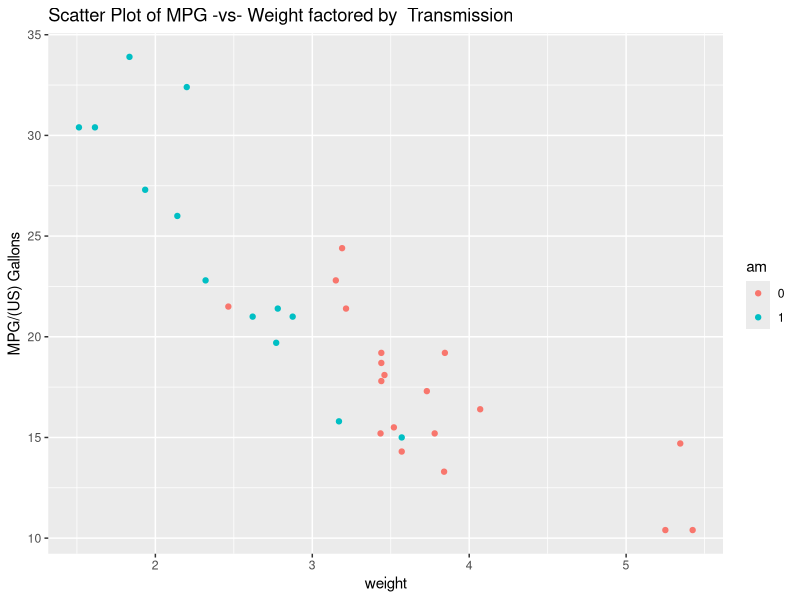
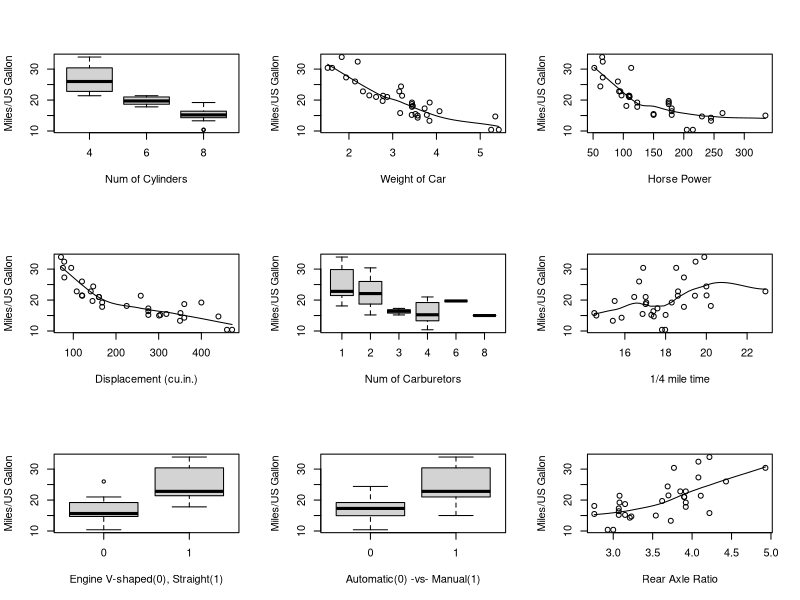
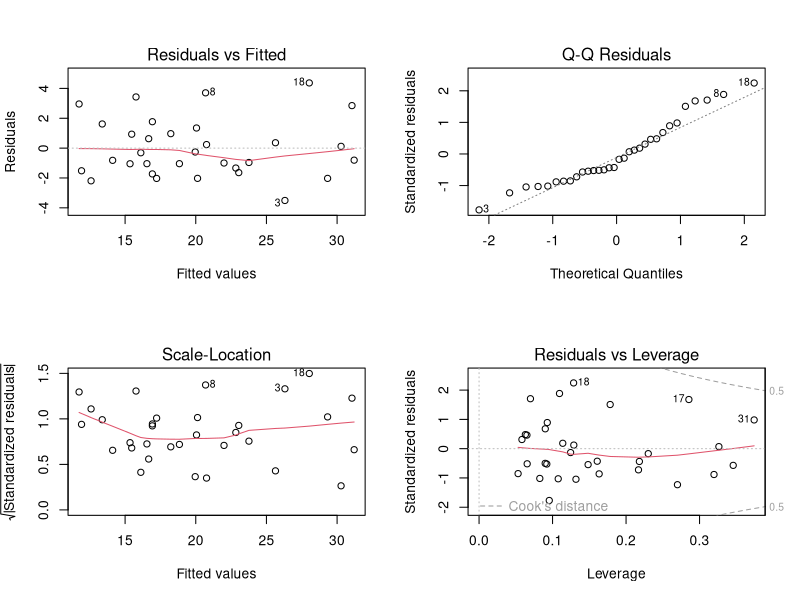
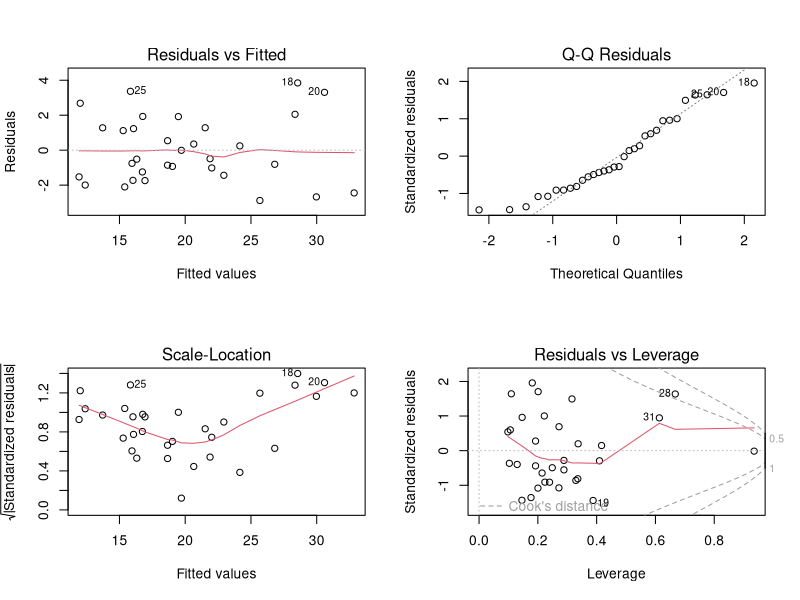

R code for these plots, in order:
## "Exploring Gas Consumption for 32 Automobile Models in 1973-74"
## "Jay Yanamandala"
## "October 29, 2021"

## This dataset comprises of performances for 32 (1973-74) automobile models. We are interested in exploring the relationship between a set of variables and miles per gallon (MPG) (outcome). 

## In this analysis, we explore and analyze the mtcars data set and answer following questions:  
## Areas of particular interest:    
##     1. “Is an automatic **(am=0)** or manual transmission **(am=1)** better for MPG”  
##     2. "Quantify the MPG difference between automatic and manual transmissions"    
  
## We fit several linear regression models to not only answer the "Areas of particular interest", but also analyze what other factors influence MPG's "Adjusted R-squared value".    
## 	1. t-test shows 
## 	2. linear model - MPG -vs- all fatures
## 	2. stepwise linear model - backward selection
## 	3. manual slection  - based on visual inference
  
## Welch Two Sample t-test   
## 	1. mpg -vs- am (manual/automatic transimission)     
## 	Since the p-value is 0.00137, we reject our null hypothesis. The mileage of manual transmission is 7.25 miles more than automatic transmissions.  
## 	2.  mpg -vs- engine type (v-shaped -or- standard)      
## 	Since the p-value is 0.00011, we reject our null hypothesis. The mileage of manual transmission is approx 7.94 miles more than automatic transmissions. 
   
## The t-test shows that the performance difference between cars with automatic and manual transmission. And it is about 7 MPG more for cars with manual transmission than those with automatic transmission. Then, we fit several linear regression models and select the one with highest Adjusted R-squared value. So, given that weight and 1/4 mile time are held constant, manual transmitted cars are 14.079 + (-4.141)*weight more MPG (miles per gallon) on average better than automatic transmitted cars. Thus, cars that are lighter in weight with a manual transmission and cars that are heavier in weight with an automatic transmission will have higher MPG values.

  
## Exploratory Data Analysis
library(datasets)
library(ggplot2)
library(gridExtra)
data(mtcars)
rownames(mtcars) <- NULL
  
## Viewing some of the entries in dataset
dim(mtcars)
head(mtcars, 5)

## Convert some variables from 'numeric' class to 'factor' class, and attach 'mtcars' to be able to use column names as variables.   
mtcars$cyl <- as.factor(mtcars$cyl)
mtcars$vs <- as.factor(mtcars$vs)
mtcars$am <- factor(mtcars$am)
mtcars$gear <- factor(mtcars$gear)
mtcars$carb <- factor(mtcars$carb)
attach(mtcars)							## For easy reference in run - no need to specify mtcars$am, metcars$cyl, etc..

## Welch Two Sample t-test  
test_mpg_am <- t.test(mpg ~ am)
test_mpg_am$p.value
test_mpg_am$estimate[2] - test_mpg_am$estimate[1]
  
test_mpg_vs <- t.test(mpg ~ vs)
test_mpg_vs$p.value
test_mpg_vs$estimate[2] - test_mpg_vs$estimate[1]
  
## Regression Analysis  
## Creating a Linear Regression Model with mpg as outcome and rest of the columns as predictors
all_features <- lm(mpg ~ ., data=mtcars)
summary(all_features)
  
## We can look at either 'forward selection' -or- 'backward elimination'. In case of 'forward selection', we only keep adding the features, and do not delete the already added feature. in every iteration. Only those features which increase the overall model fit, are retained.  
  
## In case of 'backward elimination', we include all predictors in the first step, and in subsequent steps, keep on removing the one which has the highest p-value (>.05 the threshold limit). After a few iterations, methos will produce the final set of features which are significant enough to predict the outcome with the desired accuracy.  
  
## There are three major criteria in the stepwise regression: Cp, AIC and BIC.  We will try the 'Backward Elimination' 'BIC', method with 'k' value equal to log(nrow(mtcars))  
  
stepall <- step(all_features, k=log(nrow(mtcars)))
summary(stepall)
  
## This model is "mpg ~ wt + qsec + am", has the Residual standard error as 2.459 on 28 degrees of freedom. And the Adjusted R-squared value is 0.8336, which means that the model can explain about 83.4% of the variance of the MPG variable. All of the coefficients are significant at 0.05 significant level.   
  
## Picking features based on visual inspection of plots  
manual_sel <- lm(mpg ~ cyl + hp + wt + am, data=mtcars)
summary(manual_sel)
  
## This model is "mpg ~ cyl + hp + wt + am". It has the Residual standard error as 2.41 on 26 degrees of freedom. And the Adjusted R-squared value is 0.8401, which means that the model can explain about 84% of the variance of the MPG variable. In this model, am - auto/manual is not significant - dropped with inclusion of cylinder predictor

## **Note:**    
## If by adding a new variable we find the impact of already added variables decrease, .i.e. p-value crosses the upper threshold of .05 for an existing feature in the mix, this feature now becomes insignificant and we remove that feature and rebuild the model   

## Looking at interactions between predictors    
## 	1. Horse power increases with increase in number of cylinder as well as engine type  
## 	2. Weight increases with increase in horse power as noted in (1) above  
## 	3. Auto-transimission vehicles tend to wieght more compared to manual (stick-shift) automobiles  
## 	4. There are other interaction terms but adding those will lead to over-fitting  
  
## Model generated by visual insepction and analysis + individual interactions of features  
manual_sel_intr <- lm(mpg ~ cyl * hp + wt * am, data=mtcars)
summary(manual_sel_intr)
  
## This model has the Residual standard error as 2.172 on 23 degrees of freedom. And the Adjusted R-squared value is 0.8701, which means that the model can explain about 87% of the variance of the MPG variable. All of the coefficients are significant at 0.05 significant level. Except for 6 cylinder engines.

## Model generated by step function + individual interactions of features
stepall_intr <-lm(mpg ~ qsec + wt*am, data=mtcars)
summary(stepall_intr)
  
## This model has the Residual standard error as 2.084 on 27 degrees of freedom. And the Adjusted R-squared value is 0.8804, which means that the model can explain about 88% of the variance of the MPG variable. All of the coefficients are significant at 0.05 significant level.

## Summary of Results  
summary(stepall_intr)$coef
summary(manual_sel_intr)$coef

## Plots - Scatter, Box
## Scatter plot of mpg -vs- wt using am as factor
ggplot(mtcars, aes(x=wt, y=mpg, group=am, color=am, height=3, width=3)) + geom_point() + 
  ylab("MPG/(US) Gallons") + xlab("weight") + 
  ggtitle("Scatter Plot of MPG -vs- Weight factored by  Transmission")

##Box and Scatter plots of MPG -vs- other factors of interest in 'mtcars' dataset
par(mfrow=c(3,3))
plot(y=mpg, x=cyl, xlab="Num of Cylinders", ylab="Miles/US Gallon")
scatter.smooth(y=mpg, x=wt, xlab="Weight of Car", ylab="Miles/US Gallon")
scatter.smooth(y=mpg, x=hp, xlab="Horse Power", ylab="Miles/US Gallon")
scatter.smooth(y=mpg, x=disp, xlab="Displacement (cu.in.)", ylab="Miles/US Gallon")

plot(y=mpg, x=carb, xlab="Num of Carburetors", ylab="Miles/US Gallon")
scatter.smooth(y=mpg, x=qsec, xlab="1/4 mile time", ylab="Miles/US Gallon")

plot(y=mpg, x=vs, xlab="Engine V-shaped(0), Straight(1)", ylab="Miles/US Gallon")
plot(y=mpg, x=am, xlab="Automatic(0) -vs- Manual(1)", ylab="Miles/US Gallon")
scatter.smooth(y=mpg, x=drat, xlab="Rear Axle Ratio", ylab="Miles/US Gallon")

## Residual Plot - Stepwise model
par(mfrow = c(2, 2))
plot(stepall_intr)

## Residual Plot - Manually generated model
par(mfrow = c(2, 2))
plot(manual_sel_intr)

## Conclusion
## Based on the analysis conducted so far, the following can be concluded:  
##   1. In all the models created, 'am' p-value is more than 0.05 and so can be discarded as a feature that has impact on 'mpg'   
##   2. The model generated by stepwise function with 'interactions' predicts better RSS by a tiny fraction compared to model picked manually.    
##   3. For the model generated by step-wise interaction, we see that  manual transmission have more miles per gallon 'approximately 7.2' than automatic transmissions.  
##   4. For the model generated by manual interaction, we see that  manual transmission also have more miles per gallon 'approximately 7.9' than automatic transmissions.  
##   5. Even though manual interaction model gives more mileage, since some of the features have to be discarded due to p-value greater than 0.5, we will choose the model generated by step-wise interaction, which is the model with highest Adjusted R-squared value, "mpg ~ wt + qsec + am + wt:am".    
  
